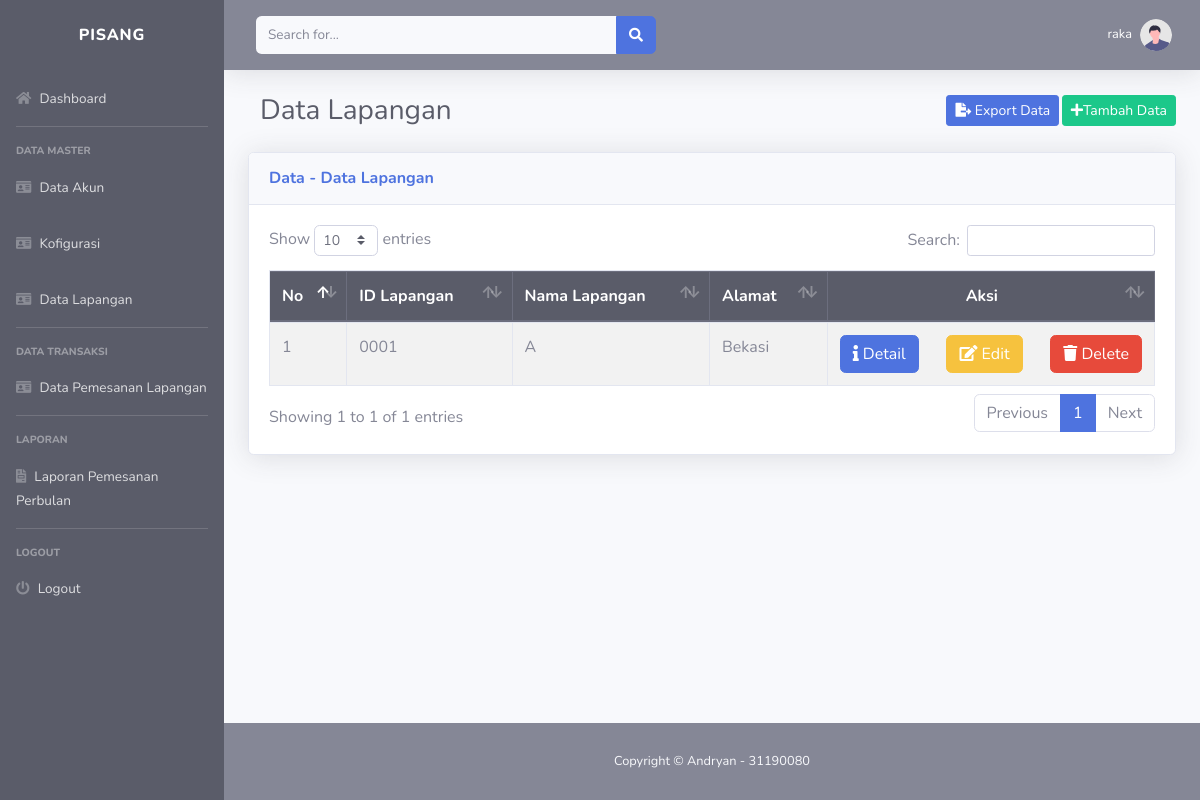
/adm/lapangan.php (signed in), run on the app's committed database.
### tables this page shows
CREATE TABLE `data_lapangan` (
  `id_lapangan` varchar(4) NOT NULL,
  `nama_lapangan` varchar(255) NOT NULL,
  `alamat` varchar(255) NOT NULL
);

### adm/lapangan.php (the view, shortened to what this page needs)
<?php
include '../function.php';
?>
<!DOCTYPE html>
<html>
    <head>
        <?php include "../layout/header.php"?>
    </head>
    <body id="page-top">
        <div id="wrapper">
            <?php include "sidebar.php"; ?>
            <div id="content-wrapper" class="d-flex flex-column">
                <div id="content">
                    <?php include "../layout/topbar.php";?>
                    <div class="container-fluid">
                        <div class="d-sm-flex align-items-center justify-content-between mb-4" >
                            <h2 class="h3 mb-0 text-gray-800 col-md-9">Data Lapangan</h2>
                            <a href="export_stock.php" class="btn btn-primary btn-sm" role="button" >
                                <i class="fas fa-file-export"></i> Export Data
                            </a>
                            <button type="button" class="btn btn-success btn-sm" data-toggle="modal" data-target="#addStockModal" >
                                <i class="fas fa-plus"></i>Tambah Data
                            </button>
                        </div>
                        <div class="card shadow mb-4">
                            <div class="card-header py-3">
                                <h6 class="m-0 font-weight-bold text-primary">
                                Data - Data Lapangan
                                </h6>
                            </div>
                            <div class="card-body">
                                <div class="table-responsive table-striped">
                                    <table class="table table-bordered" id="dataTable" width="100%" cellspacing="0" >
                                        <thead class="thead-dark">
                                            <tr>
                                                <th>No</th>
                                                <th>ID Lapangan</th>
                                                <th>Nama Lapangan</th>
                                                <th>Alamat</th>
                                                <th class="text-center">Aksi</th>
                                            </tr>
                                        </thead>
                                        <tbody>
                                            <?php
                                            $dataStock = mysqli_query($conn, "SELECT * FROM data_lapangan");
                                            $i = 1;
                                            while ($data = mysqli_fetch_array($dataStock)) {
                                                $idBarang = $data['id_lapangan'];
                                                $namaBarang = $data['nama_lapangan'];
                                                $alamat = $data['alamat'];
                                            ?>
                                            <tr>
                                                <td><?= $i++; ?></td>
                                                <td><?= $idBarang; ?></td>
                                                <td><?= ucwords($namaBarang); ?></td>
                                                <td><?= $alamat; ?></td>
                                                <td class="d-sm-flex justify-content-between align-items-center" >
                                                    <a href="" class="btn btn-primary" role="button" >
                                                    <i class="fas fa-info"></i> Detail
                                                    </a>
                                                    <button type="button" class="btn btn-warning" data-toggle="modal" data-target="#editStockModal<?= $idBarang ?>" >
                                                        <i class="fas fa-edit"></i> Edit
                                                    </button>
                                                    <button type="button" class="btn btn-danger" data-toggle="modal" data-target="#deleteStockModal<?= $idBarang ?>" >
                                                        <i class="fas fa-trash"></i> Delete
                                                    </button>
                                                </td>
                                            </tr>
                                            <?php
                                            }
                                            ?>
                                        </tbody>
                                    </table>
                                </div>
                            </div>
                        </div>
                    </div>
                </div>
                <?php include "../layout/footer.php";?>
            </div>
        </div>
    </body>
</html>

### data on the page
data_lapangan: id_lapangan "0001", nama_lapangan "A", alamat "Bekasi"

### other printed values
$_SESSION['nama'] "raka"
